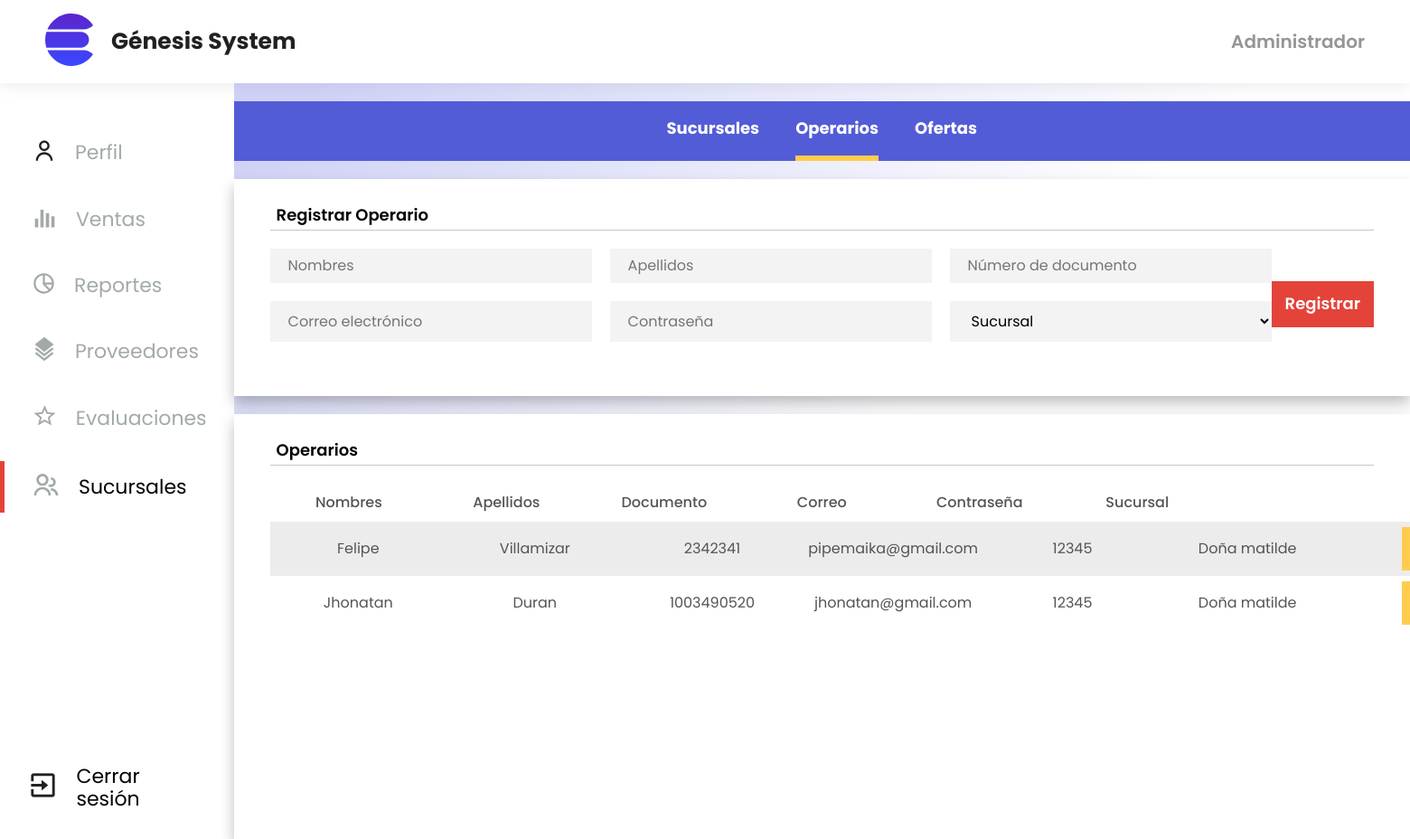
The app's page /registrarOperario (signed in) with its own data.
### models.py (models this page shows, shortened)
class Operario(db.Model):
    numDocumento = db.Column(db.String(20), primary_key = True)
    correo = db.Column(db.String(100), nullable = False, unique = True)
    contrasena = db.Column(db.String(30), nullable = False)
    nombre = db.Column(db.String(100), nullable = False)
    apellido = db.Column(db.String(100), nullable = False)
    foto = db.Column(db.BLOB())
    suc_id = db.Column(db.Integer, db.ForeignKey(Sucursal.id), nullable = False)
    sucursal = db.relationship('Sucursal')

class Sucursal(db.Model):
    id = db.Column(db.Integer, primary_key = True, autoincrement = True)
    nombre = db.Column(db.String(100), nullable = False)
    direccion = db.Column(db.String(200), nullable = False)
    ciu_id = db.Column(db.Integer, db.ForeignKey(Ciudad.id), nullable = False)
    ciudad = db.relationship('Ciudad')

### app.py (the view)
@app.route('/registrarOperario', methods=["GET", "POST"])
def registrarOperario():
    if 'nombre' in session:
        if request.method == 'POST':
            db.session.add(Operario(numDocumento = request.form['numDocumento'], correo = request.form['correo'], contrasena = request.form['contrasena'], nombre = request.form['nombres'], apellido = request.form['apellidos'], suc_id = request.form['idSucursal']))
            db.session.commit()
        return render_template('adm-sucursales__operarios.html', sucursales = db.session.query(Sucursal).join(Ciudad).filter(Ciudad.dep_id == session['idDepartamento']).all(), operarios = db.session.query(Operario, Sucursal.nombre).join(Sucursal).join(Ciudad).filter(Ciudad.dep_id == session['idDepartamento']))
    return redirect(url_for('login', comprobacion = 'Logged'))

### templates/adm-sucursales__operarios.html (shortened to what this page needs)
{% extends './baseMenu.html' %}
{% block identMenu %}
    <p class="header-menu__parrafo no-margin">Administrador</p>
{% endblock %}
{% block elementsSide %}
    <a href="{{url_for('admPerfil')}}" class="element-side">
        <div class="icon">
            <img src="../static/Imgs/user.svg" alt="Icono Perfil">
        </div>
        <p class="element-side__text element-side__text--active no-margin">Perfil</p>
    </a>
    <a href="{{url_for('admVentas')}}" class="element-side ">
        <div class="icon">
            <img src="../static/Imgs/bar_chart.svg" alt="Icono Ventas">
        </div>
        <p class="element-side__text no-margin">Ventas</p>
    </a>
    <a href="" class="element-side">
        <div class="icon">
            <img src="../static/Imgs/pie_chart_outline.svg" alt="Icono Reportes">
        </div>
        <p class="element-side__text no-margin">Reportes</p>
    </a>
    <a href="{{url_for('registrarProveedor')}}" class="element-side">
        <div class="icon">
            <img src="../static/Imgs/layers_alt.svg" alt="Icono Proveedores">
        </div>
        <p class="element-side__text no-margin">Proveedores</p>
    </a>
    <a href="{{url_for('registrarEvaluaciones')}}" class="element-side">
        <div class="icon">
            <img src="../static/Imgs/star_border.svg" alt="Icono Evaluaciones">
        </div>
        <p class="element-side__text no-margin">Evaluaciones</p>
    </a>
    <a href="{{url_for('registrarSucursal')}}" class="element-side no-margin element-side--active">
        <div class="icon">
            <img src="../static/Imgs/group.svg" alt="Icono Operarios">
        </div>
        <p class="element-side__text no-margin">Sucursales</p>
    </a>
{% endblock %}
{% block mainContainer %}
    <header class="contenedor-administracion header-administracion">
        <nav class="nav-administracion">
            <a href="{{url_for('registrarSucursal')}}" class="nav-administracion__enlace">Sucursales</a>
            <a href="{{url_for('registrarOperario')}}" class="nav-administracion__enlace nav-administracion__enlace--activo">Operarios</a>
            <a href="{{url_for('agregarOferta')}}" class="nav-administracion__enlace no-margin">Ofertas</a>
        </nav>
    </header>
    <main class="contenedor-administracion contenedor-administracion--sombra">
        <form action="{{url_for('registrarOperario')}}" class="administracion-registrar" method="POST">
            <h2 class="administracion-registrar__titulo">Registrar Operario</h2>
            <div class="flex-row-container justify-space-between">
                <div class="controles-registrar controles-registrar--operarios">
                    <div class="contenedor-controles">
                        <input type="text" placeholder="Nombres" class="controles-registrar__control" name="nombres" required>
                        <input type="text" placeholder="Apellidos" class="controles-registrar__control" name="apellidos" required>
                        <input type="number" placeholder="Número de documento" class="controles-registrar__control" name="numDocumento" required>
                    </div>
                    <div class="contenedor-controles">
                        <input type="mail" placeholder="Correo electrónico" class="controles-registrar__control" name="correo" required>
                        <input type="password" placeholder="Contraseña" class="controles-registrar__control" name="contrasena" required>
                        <select name="idSucursal" class="controles-registrar__control" id="select" required>
                            <option selected disabled>Sucursal</option>
                        </select>
                    </div>
                </div>
                <div class="flex-direction-row align-items-center contenedor-button-registro">
                    <button class="button button-registrar button-registrar--operarios" disabled>Registrar</button>
                </div>
            </div>
        </form>
    </main class="contenedor-administracion">
    <section class="contenedor-administracion contenedor-administracion--sombra">
        <div class="administracion-registrar administracion-registros administracion-registros--operarios">
            <table class="administracion-tabla administracion-tabla--operarios">
                <caption class="administracion-registrar__titulo">Operarios</caption>
                <thead>
                    <th>Nombres</th>
                    <th>Apellidos</th>
                    <th>Documento</th>
                    <th>Correo</th>
                    <th>Contraseña</th>
                    <th>Sucursal</th>
                    <th></th>
                </thead>
                <tbody>
                    {% for operario in operarios %}
                        {% set colorRow = 'administracion-tabla__fila--blanca' %}
                        {% if loop.index % 2 != 0 %}
                            {% set colorRow = 'administracion-tabla__fila' %}
                        {% endif %}
                        <tr class="{{colorRow}}">
                            <td class="text-align-center ">{{operario[0].nombre}}</td>
                            <td class="text-align-center">{{operario[0].apellido}}</td>
                            <td class="text-align-center">{{operario[0].numDocumento}}</td>
                            <td class="text-align-center">{{operario[0].correo}}</td>
                            <td class="text-align-center no-padding">{{operario[0].contrasena}}</td>
                            <td class="text-align-center">{{operario[1]}}</td>
                            <td class="text-align-center">
                                <a href="{{url_for('eliminarOperario', numDocumento = operario[0].numDocumento)}}" class="button-eliminar">
                                </a>
                            </td>
                        </tr>
                    {% endfor %}
                </tbody>
            </table>
        </div>
    </section>
{% endblock %}

### static/styles/style.css (style rules this page uses)
:root { --primary-color: #FFF; --color--title: #212121; --color-text: #7D7D7D; --color-logo: #9097EA; --fuente-principal: 'Poppins', sans-serif; --fuente-secundaria: 'Roboto', sans-serif; }
html { font-size: 62.5%; box-sizing: border-box; }
body { font-size: 1.6rem; font-family: var(--fuente-principal); }
a { text-decoration: none; }
img { max-width: 100%; }
.no-margin { margin: 0 !important; }
.text-align-center { text-align: center; }
.control select,.button { cursor: pointer }
.button { border: none; background-color: #E4433A; font-weight: 700; color: var(--primary-color); font-size: 1.8rem; transition: box-shadow .5s ease; }
.height-100 { height: 100% !important; }
.flex-column-container { display: flex; flex-direction: column; }
.header-menu__parrafo { font-weight: 600; color: #959595; font-size: 2rem; }
.flex-row-container { display: flex; }
.element-side { display: flex; align-items: center; margin-bottom: 2rem; color: #A2AAA9; border-left: 5px solid #FFF; }
.element-side--active { border-left-color: #E4433A; }
.container-cerrar-sesion, .element-side { align-items: center; padding: 1rem 3rem; }
.container-cerrar-sesion__img, .icon { margin-right: 2rem; }
.container-cerrar-sesion, .element-side--active, .element-side { font-size: 2.2rem; }
.container-cerrar-sesion, .element-side--active { color: var(--color-title); }
.contenedor-administracion { background-color: var(--primary-color); max-width: 145rem; margin: 0 auto; }
.contenedor-administracion--sombra { box-shadow: 0 8px 15px 0 rgba(0, 0, 0, .25); }
.header-administracion { margin-top: 2rem; }
.nav-administracion { background-color: #525CD7; display: flex; justify-content: center; }
.nav-administracion__enlace { padding: 2rem 0; display: inline-block; height: 2rem; margin-right: 4rem; color: var(--primary-color); font-weight: 700; font-size: 1.8rem; }
.nav-administracion__enlace--activo { border-bottom: 6px solid #FFCC4D; }
.administracion-registrar { padding: 3rem 4rem 4rem 4rem; margin-top: 2rem; }
.administracion-registrar__titulo { font-size: 1.8rem; padding-bottom: .5rem; padding-left: .7rem; border-bottom: 1px solid #C7C7C7; margin-top: 0; margin-bottom: 2rem; font-weight: 600; text-align: start; }
.justify-space-between { justify-content: space-between; }
.controles-registrar { flex-basis: calc(80% - 1rem); display: flex; justify-content: space-between; }
.controles-registrar__control { padding: 1rem 2rem; border: none; background-color: #F3F3F3; flex-basis: 29%; }
.button-registrar { flex-basis: calc(15% - 1rem); font-weight: 600; }
.administracion-registros { height: 48rem; }
.administracion-tabla { width: 100%; table-layout: fixed; border-collapse: collapse; }
.administracion-tabla__fila { background-color: #ECECEC; }
.administracion-tabla__fila--blanca { background-color: #FFF; }
.administracion-tabla th { height: 4rem; font-weight: 500; }
.administracion-tabla tbody { display: block; width: 137rem; height: 39rem; overflow-y: auto; }
.administracion-tabla td { height: 6rem; width: 34.25rem; padding: 0 2rem; }
.administracion-tabla th, .administracion-tabla td { color: #545454; }
.button-eliminar { display: inline-block; padding: 1rem; background-color: #FFCC4D; }
.controles-registrar--operarios { flex-direction: column; }
.contenedor-controles { margin-bottom: 2rem; display: grid; grid-template-columns: repeat(3, 1fr); column-gap: 2rem; }
.contenedor-button-registro { flex-basis: calc(15% - 1rem); display: flex; flex-direction: column; justify-content: center; }
.button-registrar--operarios { padding: 1.5rem; }
.administracion-registros--operarios { height: 40rem; }
.administracion-tabla--operarios tbody { height: 31rem; }
.administracion-tabla--operarios td { width: 20.5rem; padding: 0; }

### records on screen
Operario: nombre "Felipe", apellido "Villamizar", numDocumento "2342341", correo "pipemaika@gmail.com", contrasena "12345", nombre "Doña matilde"
Operario: nombre "Jhonatan", apellido "Duran", numDocumento "1003490520", correo "jhonatan@gmail.com", contrasena "12345", nombre "Doña matilde"
